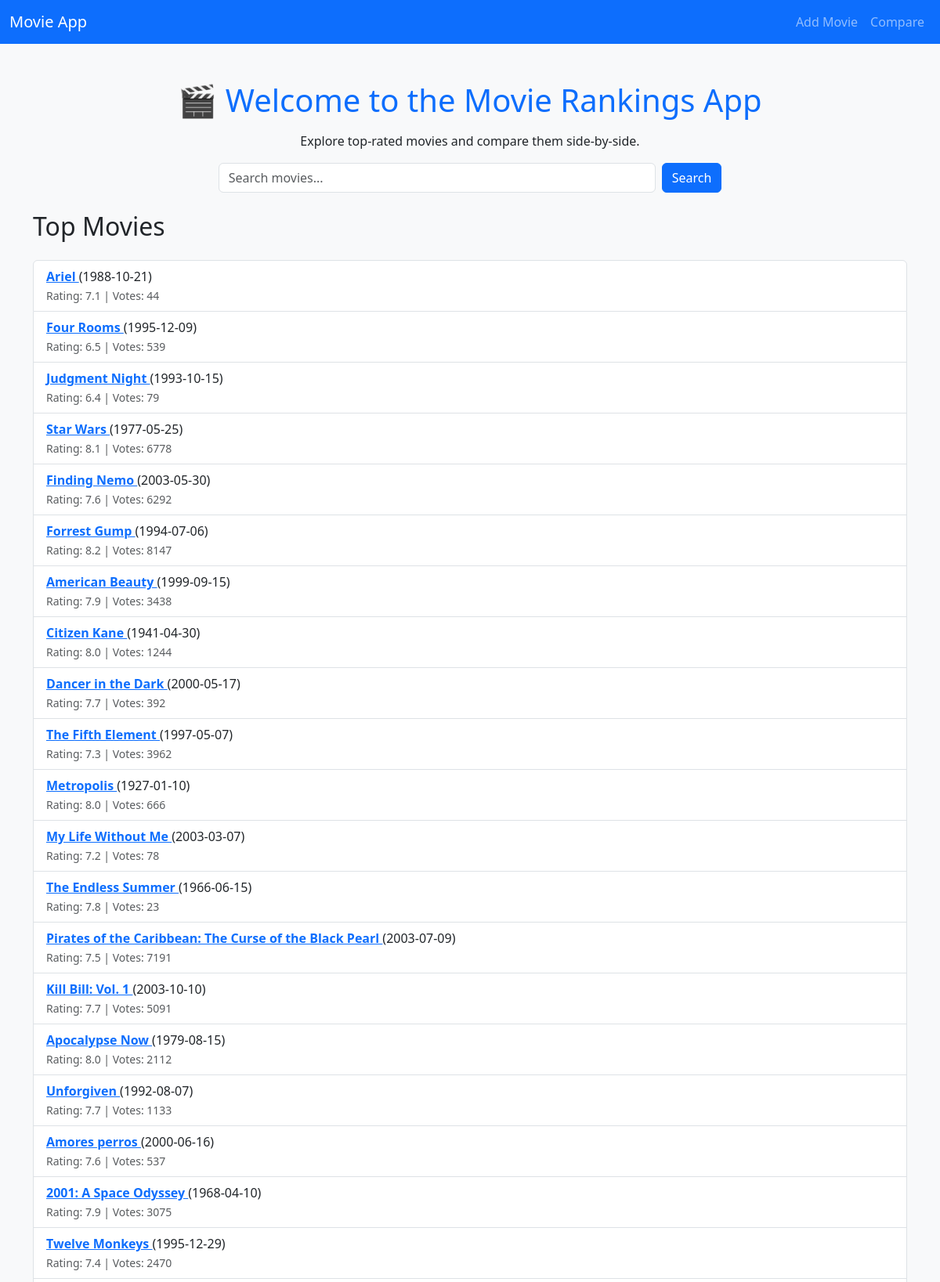
The page / (upper part) on the database its author committed.
### app/models.py (models this page shows)
class Movie(db.Model):
    id = db.Column(db.Integer, primary_key=True)
    title = db.Column(db.String(200), nullable=False)
    release_date = db.Column(db.String(50))
    popularity = db.Column(db.Float)
    vote_average = db.Column(db.Float)
    vote_count = db.Column(db.Integer)
    reviews = db.relationship('Review', backref='movie', lazy=True)
    genres = db.relationship('Genre', secondary=movie_genres, back_populates='movies')  # ✅ Add this

### app/routes.py (the view)
@main.route('/')
def home():
    page = request.args.get('page', 1, type=int)
    genre_id = request.args.get('genre')
    genres = Genre.query.all()
    if genre_id:
        movies = Movie.query.join(Movie.genres).filter(Genre.id == genre_id).paginate(page=page, per_page=10)
    else:
        movies = Movie.query.paginate(page=page, per_page=50)
    return render_template('home.html', movies=movies, genres=genres)

### app/templates/home.html (shortened to what this page needs)
<!DOCTYPE html>
<html>
<head>
    <link href="https://cdn.jsdelivr.net/npm/bootstrap@5.3.0/dist/css/bootstrap.min.css" rel="stylesheet">
</head>
<body class="bg-light">
<nav class="navbar navbar-expand-lg navbar-dark bg-primary mb-4">
  <div class="container-fluid">
    <a class="navbar-brand" href="{{ url_for('main.home') }}">Movie App</a>
    <div class="collapse navbar-collapse">
      <ul class="navbar-nav ms-auto">
        <li class="nav-item">
          <a class="nav-link" href="{{ url_for('main.add_movie') }}">Add Movie</a>
        </li>
        <li class="nav-item">
          <a class="nav-link" href="{{ url_for('main.compare_movies') }}">Compare</a>
        </li>
      </ul>
    </div>
  </div>
</nav>
<div class="container py-4">
    <h1 class="mb-3 text-center text-primary">🎬 Welcome to the Movie Rankings App</h1>
    <p class="text-center">Explore top-rated movies and compare them side-by-side.</p>
    <form action="{{ url_for('main.search') }}" method="GET" class="d-flex justify-content-center mb-4">
        <input type="text" name="query" class="form-control w-50 me-2" placeholder="Search movies..." required>
        <button type="submit" class="btn btn-primary">Search</button>
    </form>
    <h2 class="mb-4">Top Movies</h2>
    <ul class="list-group mb-4">
        {% for movie in movies.items %}
        <li class="list-group-item">
            <strong>
                <a href="{{ url_for('main.movie_detail', movie_id=movie.id) }}">
                    {{ movie.title }}
                </a>
            </strong>
            ({{ movie.release_date }})<br>
            <small class="text-muted">Rating: {{ movie.vote_average }} | Votes: {{ movie.vote_count }}</small>
        </li>
        {% endfor %}
    </ul>
</div>
</body>
</html>

### rows shown on the page
Movie: title "Ariel", release_date "1988-10-21", vote_average "7.1", vote_count "44"
Movie: title "Four Rooms", release_date "1995-12-09", vote_average "6.5", vote_count "539"
Movie: title "Judgment Night", release_date "1993-10-15", vote_average "6.4", vote_count "79"
Movie: title "Star Wars", release_date "1977-05-25", vote_average "8.1", vote_count "6778"
Movie: title "Finding Nemo", release_date "2003-05-30", vote_average "7.6", vote_count "6292"
Movie: title "Forrest Gump", release_date "1994-07-06", vote_average "8.2", vote_count "8147"
Movie: title "American Beauty", release_date "1999-09-15", vote_average "7.9", vote_count "3438"
Movie: title "Citizen Kane", release_date "1941-04-30", vote_average "8.0", vote_count "1244"
Movie: title "Dancer in the Dark", release_date "2000-05-17", vote_average "7.7", vote_count "392"
Movie: title "The Fifth Element", release_date "1997-05-07", vote_average "7.3", vote_count "3962"
Movie: title "Metropolis", release_date "1927-01-10", vote_average "8.0", vote_count "666"
Movie: title "My Life Without Me", release_date "2003-03-07", vote_average "7.2", vote_count "78"
Movie: title "The Endless Summer", release_date "1966-06-15", vote_average "7.8", vote_count "23"
Movie: title "Pirates of the Caribbean: The Curse of the Black Pearl", release_date "2003-07-09", vote_average "7.5", vote_count "7191"
Movie: title "Kill Bill: Vol. 1", release_date "2003-10-10", vote_average "7.7", vote_count "5091"
Movie: title "Apocalypse Now", release_date "1979-08-15", vote_average "8.0", vote_count "2112"
Movie: title "Unforgiven", release_date "1992-08-07", vote_average "7.7", vote_count "1133"
Movie: title "Amores perros", release_date "2000-06-16", vote_average "7.6", vote_count "537"
Movie: title "2001: A Space Odyssey", release_date "1968-04-10", vote_average "7.9", vote_count "3075"
Movie: title "Twelve Monkeys", release_date "1995-12-29", vote_average "7.4", vote_count "2470"
